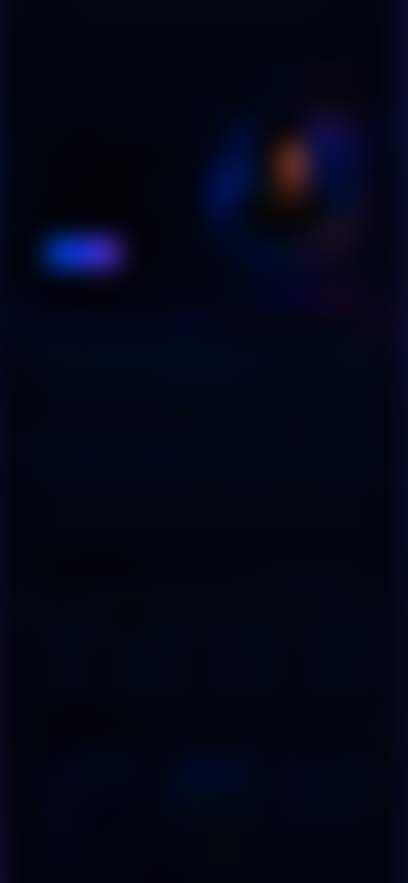
#> input picture assets/bg-mobile-web.png, 816 x 1766 px, given in place of file_000000005db08211b2da00fa115ebcd9.png, which was not available (shown at 1/2 size)
$ python generate_assets.py
#> lines starting #> are read from the running program, lines starting #| are printed output that depends on the picture; pictures that were not available may be replaced by others from this repository, and a replacement may not be noted
from PIL import Image
import numpy as np, cv2, os

ROOT = os.path.dirname(os.path.abspath(__file__))
UP = '/home/user/uploads'
OUT = os.path.join(ROOT, 'assets')
os.makedirs(OUT, exist_ok=True)

DESKTOP_REF = os.path.join(UP, 'file_000000005db08211b2da00fa115ebcd9.png')
MOBILE_REF  = os.path.join(UP, 'file_00000000524882119afd50bf0ad3a936.png')
PORTRAIT    = os.path.join(UP, 'file_00000000d9348211ac6688373dab7388.png')

# ---------- low-frequency background field (visible only through the wave / portrait holes) ----------
def background_field(path, out_name, cell=48):
#> called with out_name = 'bg-desktop.png', cell = 48
    im = cv2.imread(path, cv2.IMREAD_COLOR)
#> im is the input picture: shape (1766, 816, 3); mean B, G, R 20.6, 5.8, 1.6
    H,W = im.shape[:2]
#> H = 1766; W = 816
    gh, gw = (H+cell-1)//cell, (W+cell-1)//cell
#> gh = 37; gw = 17
    small = np.zeros((gh,gw,3), np.uint8)
    for j in range(gh):
        for i in range(gw):
            p = im[j*cell:min((j+1)*cell,H), i*cell:min((i+1)*cell,W)].reshape(-1,3)
            lum = p.mean(1)
            sel = p[lum <= np.percentile(lum, 35)]
            small[j,i] = np.median(sel, axis=0)
    out = cv2.resize(small, (W,H), interpolation=cv2.INTER_CUBIC)
    out = cv2.GaussianBlur(out, (0,0), sigmaX=cell*.45, sigmaY=cell*.45)
    cv2.imwrite(os.path.join(OUT,out_name), out)
    return out

bg_d = background_field(DESKTOP_REF, 'bg-desktop.png')
bg_m = background_field(MOBILE_REF, 'bg-mobile.png')
#> call 2 of background_field, with out_name = 'bg-mobile.png', cell = 48
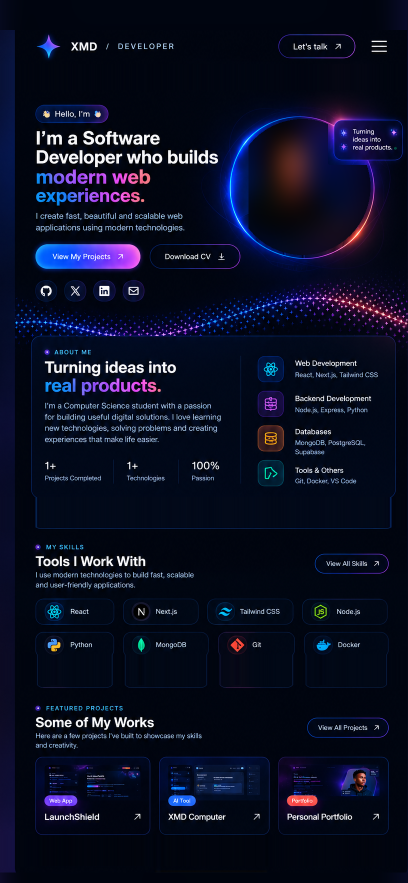
#> input picture assets/overlay-mobile-web.png, 816 x 1766 px, given in place of file_00000000524882119afd50bf0ad3a936.png, which was not available (shown at 1/2 size)
#> in background_field, im is the input picture: shape (1766, 816, 3); mean B, G, R 35.7, 15.4, 11.2

# ---------- supplied portrait mapped exactly into each reference composition ----------
def make_portrait(ref_path, M, center, S, radius, out_name):
#> called with M = array of shape (2, 3), center = (968.5, 251.5), S = 360, radius = 145, out_name = 'portrait-desktop.png'
    src = cv2.imread(PORTRAIT, cv2.IMREAD_COLOR)[:,:,:3]
    ref = cv2.imread(ref_path, cv2.IMREAD_COLOR)
    x0, y0 = center[0]-S/2, center[1]-S/2
    Mc = M.copy().astype(np.float32)
    Mc[:,2] -= np.array([x0,y0], np.float32)
    warp = cv2.warpAffine(src, Mc, (S,S), flags=cv2.INTER_LANCZOS4,
                          borderMode=cv2.BORDER_CONSTANT, borderValue=(0,0,0))
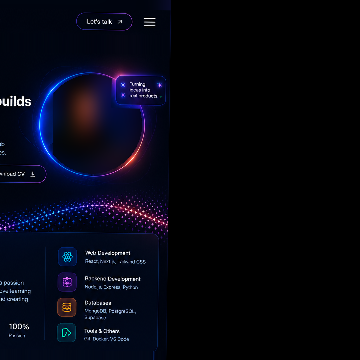
#> warp: shape (360, 360, 3); mean B, G, R 17.5, 6.6, 5.3
    rc = ref[int(y0):int(y0)+S, int(x0):int(x0)+S]
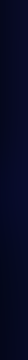
#> rc: shape (360, 28, 3); mean B, G, R 35.5, 9.6, 6.3
    Y,X = np.mgrid[0:S,0:S]
    c = (S-1)/2
    r = np.hypot(X-c, Y-c)
    # low-frequency colour match to the screenshot while keeping high-frequency detail from supplied photo
    valid = (r < radius-7).astype(np.float32)
#> (the run stopped early here; a loop or call above may not have finished)
